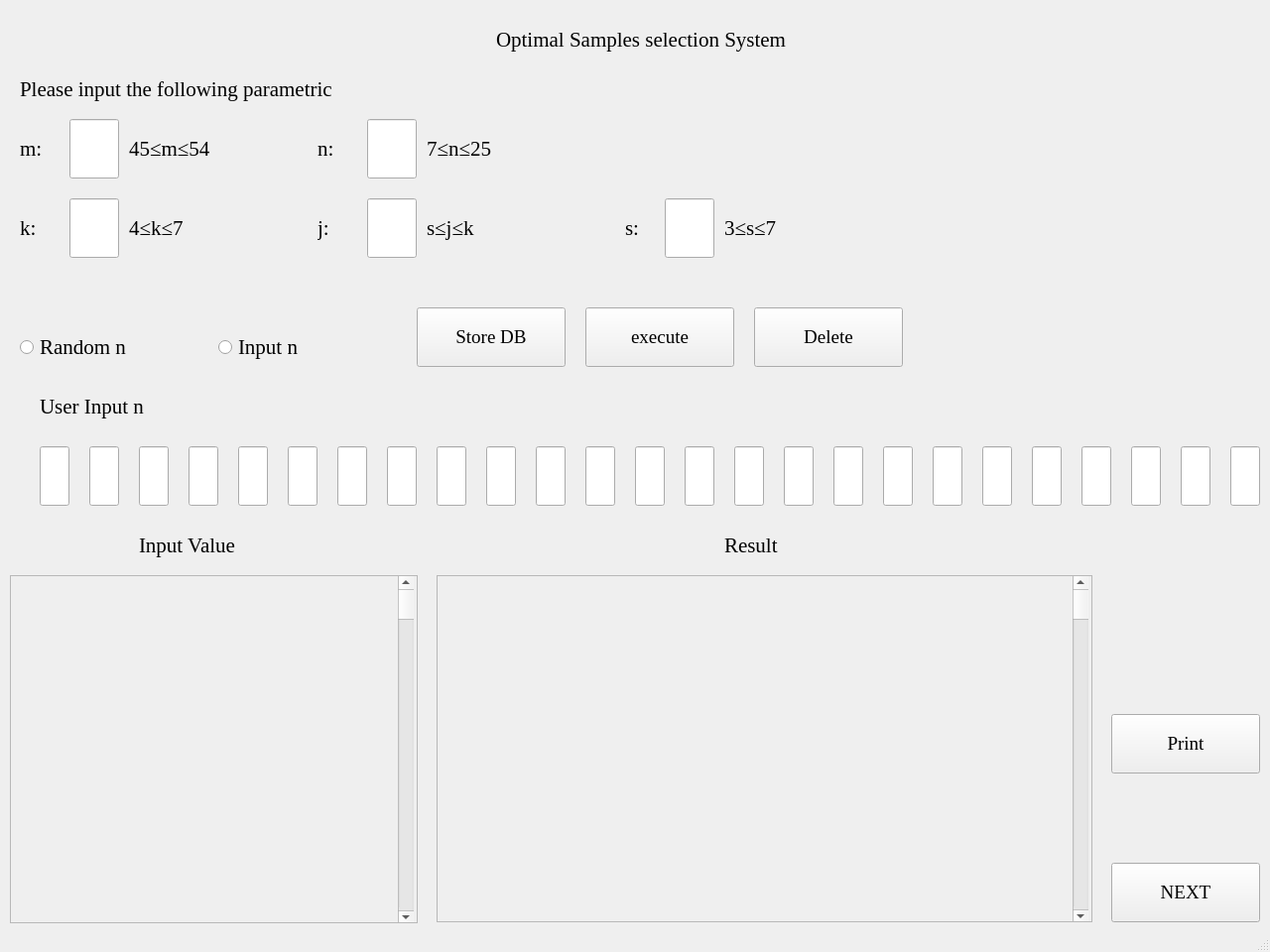
<?xml version="1.0" encoding="UTF-8"?>
<ui version="4.0">
 <class>S1</class>
 <widget class="QMainWindow" name="S1">
  <property name="enabled">
   <bool>true</bool>
  </property>
  <property name="geometry">
   <rect>
    <x>0</x>
    <y>0</y>
    <width>1280</width>
    <height>960</height>
   </rect>
  </property>
  <property name="minimumSize">
   <size>
    <width>1280</width>
    <height>960</height>
   </size>
  </property>
  <property name="maximumSize">
   <size>
    <width>1280</width>
    <height>960</height>
   </size>
  </property>
  <property name="font">
   <font>
    <family>Times New Roman</family>
   </font>
  </property>
  <property name="mouseTracking">
   <bool>false</bool>
  </property>
  <property name="windowTitle">
   <string>Optimal samples selection System</string>
  </property>
  <widget class="QWidget" name="centralwidget">
   <widget class="QPushButton" name="NEXTbutton">
    <property name="geometry">
     <rect>
      <x>1120</x>
      <y>870</y>
      <width>150</width>
      <height>60</height>
     </rect>
    </property>
    <property name="font">
     <font>
      <family>Times New Roman</family>
      <pointsize>14</pointsize>
     </font>
    </property>
    <property name="text">
     <string>NEXT</string>
    </property>
   </widget>
   <widget class="QLabel" name="label">
    <property name="geometry">
     <rect>
      <x>500</x>
      <y>10</y>
      <width>700</width>
      <height>60</height>
     </rect>
    </property>
    <property name="font">
     <font>
      <family>Times New Roman</family>
      <pointsize>16</pointsize>
     </font>
    </property>
    <property name="text">
     <string>Optimal Samples selection System</string>
    </property>
   </widget>
   <widget class="QScrollArea" name="ValueInput">
    <property name="geometry">
     <rect>
      <x>10</x>
      <y>580</y>
      <width>411</width>
      <height>351</height>
     </rect>
    </property>
    <property name="widgetResizable">
     <bool>true</bool>
    </property>
    <widget class="QWidget" name="scrollAreaWidgetContents">
     <property name="geometry">
      <rect>
       <x>0</x>
       <y>0</y>
       <width>409</width>
       <height>349</height>
      </rect>
     </property>
     <widget class="QScrollBar" name="verticalScrollBar">
      <property name="geometry">
       <rect>
        <x>390</x>
        <y>0</y>
        <width>16</width>
        <height>351</height>
       </rect>
      </property>
      <property name="orientation">
       <enum>Qt::Vertical</enum>
      </property>
     </widget>
    </widget>
   </widget>
   <widget class="QScrollArea" name="Result">
    <property name="geometry">
     <rect>
      <x>440</x>
      <y>580</y>
      <width>661</width>
      <height>350</height>
     </rect>
    </property>
    <property name="widgetResizable">
     <bool>true</bool>
    </property>
    <widget class="QWidget" name="scrollAreaWidgetContents_2">
     <property name="geometry">
      <rect>
       <x>0</x>
       <y>0</y>
       <width>659</width>
       <height>348</height>
      </rect>
     </property>
     <widget class="QScrollBar" name="verticalScrollBar_2">
      <property name="geometry">
       <rect>
        <x>640</x>
        <y>0</y>
        <width>16</width>
        <height>350</height>
       </rect>
      </property>
      <property name="orientation">
       <enum>Qt::Vertical</enum>
      </property>
     </widget>
    </widget>
   </widget>
   <widget class="QPushButton" name="Printbutton">
    <property name="geometry">
     <rect>
      <x>1120</x>
      <y>720</y>
      <width>150</width>
      <height>60</height>
     </rect>
    </property>
    <property name="font">
     <font>
      <family>Times New Roman</family>
      <pointsize>14</pointsize>
     </font>
    </property>
    <property name="text">
     <string>Print</string>
    </property>
   </widget>
   <widget class="QLabel" name="label_2">
    <property name="geometry">
     <rect>
      <x>140</x>
      <y>520</y>
      <width>131</width>
      <height>60</height>
     </rect>
    </property>
    <property name="font">
     <font>
      <family>Times New Roman</family>
      <pointsize>16</pointsize>
     </font>
    </property>
    <property name="text">
     <string>Input Value</string>
    </property>
   </widget>
   <widget class="QLabel" name="label_3">
    <property name="geometry">
     <rect>
      <x>730</x>
      <y>520</y>
      <width>131</width>
      <height>60</height>
     </rect>
    </property>
    <property name="font">
     <font>
      <family>Times New Roman</family>
      <pointsize>16</pointsize>
     </font>
    </property>
    <property name="text">
     <string>Result</string>
    </property>
   </widget>
   <widget class="QLabel" name="label_4">
    <property name="geometry">
     <rect>
      <x>40</x>
      <y>380</y>
      <width>300</width>
      <height>60</height>
     </rect>
    </property>
    <property name="font">
     <font>
      <family>Times New Roman</family>
      <pointsize>16</pointsize>
     </font>
    </property>
    <property name="text">
     <string>User Input n</string>
    </property>
   </widget>
   <widget class="QLineEdit" name="lineEdit">
    <property name="geometry">
     <rect>
      <x>40</x>
      <y>450</y>
      <width>30</width>
      <height>60</height>
     </rect>
    </property>
   </widget>
   <widget class="QLineEdit" name="lineEdit_2">
    <property name="geometry">
     <rect>
      <x>90</x>
      <y>450</y>
      <width>30</width>
      <height>60</height>
     </rect>
    </property>
   </widget>
   <widget class="QLineEdit" name="lineEdit_26">
    <property name="geometry">
     <rect>
      <x>670</x>
      <y>200</y>
      <width>50</width>
      <height>60</height>
     </rect>
    </property>
   </widget>
   <widget class="QLineEdit" name="lineEdit_27">
    <property name="geometry">
     <rect>
      <x>70</x>
      <y>120</y>
      <width>50</width>
      <height>60</height>
     </rect>
    </property>
   </widget>
   <widget class="QLineEdit" name="lineEdit_28">
    <property name="geometry">
     <rect>
      <x>70</x>
      <y>200</y>
      <width>50</width>
      <height>60</height>
     </rect>
    </property>
   </widget>
   <widget class="QLineEdit" name="lineEdit_29">
    <property name="geometry">
     <rect>
      <x>370</x>
      <y>120</y>
      <width>50</width>
      <height>60</height>
     </rect>
    </property>
   </widget>
   <widget class="QLineEdit" name="lineEdit_30">
    <property name="geometry">
     <rect>
      <x>370</x>
      <y>200</y>
      <width>50</width>
      <height>60</height>
     </rect>
    </property>
   </widget>
   <widget class="QLabel" name="label_5">
    <property name="geometry">
     <rect>
      <x>20</x>
      <y>60</y>
      <width>491</width>
      <height>60</height>
     </rect>
    </property>
    <property name="font">
     <font>
      <family>Times New Roman</family>
      <pointsize>16</pointsize>
     </font>
    </property>
    <property name="text">
     <string>Please input the following parametric</string>
    </property>
   </widget>
   <widget class="QLabel" name="label_6">
    <property name="geometry">
     <rect>
      <x>20</x>
      <y>120</y>
      <width>40</width>
      <height>60</height>
     </rect>
    </property>
    <property name="font">
     <font>
      <family>Times New Roman</family>
      <pointsize>16</pointsize>
     </font>
    </property>
    <property name="text">
     <string>m:</string>
    </property>
   </widget>
   <widget class="QLabel" name="label_7">
    <property name="geometry">
     <rect>
      <x>130</x>
      <y>120</y>
      <width>200</width>
      <height>60</height>
     </rect>
    </property>
    <property name="font">
     <font>
      <family>Times New Roman</family>
      <pointsize>16</pointsize>
     </font>
    </property>
    <property name="text">
     <string>45≤m≤54</string>
    </property>
   </widget>
   <widget class="QLabel" name="label_8">
    <property name="geometry">
     <rect>
      <x>320</x>
      <y>120</y>
      <width>40</width>
      <height>60</height>
     </rect>
    </property>
    <property name="font">
     <font>
      <family>Times New Roman</family>
      <pointsize>16</pointsize>
     </font>
    </property>
    <property name="text">
     <string>n:</string>
    </property>
   </widget>
   <widget class="QLabel" name="label_9">
    <property name="geometry">
     <rect>
      <x>430</x>
      <y>120</y>
      <width>200</width>
      <height>60</height>
     </rect>
    </property>
    <property name="font">
     <font>
      <family>Times New Roman</family>
      <pointsize>16</pointsize>
     </font>
    </property>
    <property name="text">
     <string>7≤n≤25</string>
    </property>
   </widget>
   <widget class="QLabel" name="label_10">
    <property name="geometry">
     <rect>
      <x>20</x>
      <y>200</y>
      <width>40</width>
      <height>60</height>
     </rect>
    </property>
    <property name="font">
     <font>
      <family>Times New Roman</family>
      <pointsize>16</pointsize>
     </font>
    </property>
    <property name="text">
     <string>k:</string>
    </property>
   </widget>
   <widget class="QLabel" name="label_11">
    <property name="geometry">
     <rect>
      <x>130</x>
      <y>200</y>
      <width>200</width>
      <height>60</height>
     </rect>
    </property>
    <property name="font">
     <font>
      <family>Times New Roman</family>
      <pointsize>16</pointsize>
     </font>
    </property>
    <property name="text">
     <string>4≤k≤7</string>
    </property>
   </widget>
   <widget class="QLabel" name="label_12">
    <property name="geometry">
     <rect>
      <x>320</x>
      <y>200</y>
      <width>40</width>
      <height>60</height>
     </rect>
    </property>
    <property name="font">
     <font>
      <family>Times New Roman</family>
      <pointsize>16</pointsize>
     </font>
    </property>
    <property name="text">
     <string>j:</string>
    </property>
   </widget>
   <widget class="QLabel" name="label_13">
    <property name="geometry">
     <rect>
      <x>430</x>
      <y>200</y>
      <width>200</width>
      <height>60</height>
     </rect>
    </property>
    <property name="font">
     <font>
      <family>Times New Roman</family>
      <pointsize>16</pointsize>
     </font>
    </property>
    <property name="text">
     <string>s≤j≤k</string>
    </property>
   </widget>
   <widget class="QLabel" name="label_14">
    <property name="geometry">
     <rect>
      <x>630</x>
      <y>200</y>
      <width>40</width>
      <height>60</height>
     </rect>
    </property>
    <property name="font">
     <font>
      <family>Times New Roman</family>
      <pointsize>16</pointsize>
     </font>
    </property>
    <property name="text">
     <string>s:</string>
    </property>
   </widget>
   <widget class="QLabel" name="label_15">
    <property name="geometry">
     <rect>
      <x>730</x>
      <y>200</y>
      <width>200</width>
      <height>60</height>
     </rect>
    </property>
    <property name="font">
     <font>
      <family>Times New Roman</family>
      <pointsize>16</pointsize>
     </font>
    </property>
    <property name="text">
     <string>3≤s≤7</string>
    </property>
   </widget>
   <widget class="QRadioButton" name="radioButton">
    <property name="geometry">
     <rect>
      <x>20</x>
      <y>320</y>
      <width>200</width>
      <height>60</height>
     </rect>
    </property>
    <property name="font">
     <font>
      <family>Times New Roman</family>
      <pointsize>16</pointsize>
     </font>
    </property>
    <property name="text">
     <string>Random n</string>
    </property>
   </widget>
   <widget class="QRadioButton" name="radioButton_2">
    <property name="geometry">
     <rect>
      <x>220</x>
      <y>320</y>
      <width>200</width>
      <height>60</height>
     </rect>
    </property>
    <property name="font">
     <font>
      <family>Times New Roman</family>
      <pointsize>16</pointsize>
     </font>
    </property>
    <property name="text">
     <string>Input n</string>
    </property>
   </widget>
   <widget class="QPushButton" name="pushButton">
    <property name="geometry">
     <rect>
      <x>420</x>
      <y>310</y>
      <width>150</width>
      <height>60</height>
     </rect>
    </property>
    <property name="font">
     <font>
      <family>Times New Roman</family>
      <pointsize>14</pointsize>
     </font>
    </property>
    <property name="text">
     <string>Store DB</string>
    </property>
   </widget>
   <widget class="QPushButton" name="pushButton_2">
    <property name="geometry">
     <rect>
      <x>590</x>
      <y>310</y>
      <width>150</width>
      <height>60</height>
     </rect>
    </property>
    <property name="font">
     <font>
      <family>Times New Roman</family>
      <pointsize>14</pointsize>
     </font>
    </property>
    <property name="text">
     <string>execute</string>
    </property>
   </widget>
   <widget class="QPushButton" name="pushButton_3">
    <property name="geometry">
     <rect>
      <x>760</x>
      <y>310</y>
      <width>150</width>
      <height>60</height>
     </rect>
    </property>
    <property name="font">
     <font>
      <family>Times New Roman</family>
      <pointsize>14</pointsize>
     </font>
    </property>
    <property name="text">
     <string>Delete</string>
    </property>
   </widget>
   <widget class="QLineEdit" name="lineEdit_3">
    <property name="geometry">
     <rect>
      <x>140</x>
      <y>450</y>
      <width>30</width>
      <height>60</height>
     </rect>
    </property>
   </widget>
   <widget class="QLineEdit" name="lineEdit_4">
    <property name="geometry">
     <rect>
      <x>190</x>
      <y>450</y>
      <width>30</width>
      <height>60</height>
     </rect>
    </property>
   </widget>
   <widget class="QLineEdit" name="lineEdit_5">
    <property name="geometry">
     <rect>
      <x>390</x>
      <y>450</y>
      <width>30</width>
      <height>60</height>
     </rect>
    </property>
   </widget>
   <widget class="QLineEdit" name="lineEdit_6">
    <property name="geometry">
     <rect>
      <x>240</x>
      <y>450</y>
      <width>30</width>
      <height>60</height>
     </rect>
    </property>
   </widget>
   <widget class="QLineEdit" name="lineEdit_7">
    <property name="geometry">
     <rect>
      <x>290</x>
      <y>450</y>
      <width>30</width>
      <height>60</height>
     </rect>
    </property>
   </widget>
   <widget class="QLineEdit" name="lineEdit_8">
    <property name="geometry">
     <rect>
      <x>340</x>
      <y>450</y>
      <width>30</width>
      <height>60</height>
     </rect>
    </property>
   </widget>
   <widget class="QLineEdit" name="lineEdit_9">
    <property name="geometry">
     <rect>
      <x>590</x>
      <y>450</y>
      <width>30</width>
      <height>60</height>
     </rect>
    </property>
   </widget>
   <widget class="QLineEdit" name="lineEdit_10">
    <property name="geometry">
     <rect>
      <x>790</x>
      <y>450</y>
      <width>30</width>
      <height>60</height>
     </rect>
    </property>
   </widget>
   <widget class="QLineEdit" name="lineEdit_11">
    <property name="geometry">
     <rect>
      <x>440</x>
      <y>450</y>
      <width>30</width>
      <height>60</height>
     </rect>
    </property>
   </widget>
   <widget class="QLineEdit" name="lineEdit_12">
    <property name="geometry">
     <rect>
      <x>640</x>
      <y>450</y>
      <width>30</width>
      <height>60</height>
     </rect>
    </property>
   </widget>
   <widget class="QLineEdit" name="lineEdit_13">
    <property name="geometry">
     <rect>
      <x>490</x>
      <y>450</y>
      <width>30</width>
      <height>60</height>
     </rect>
    </property>
   </widget>
   <widget class="QLineEdit" name="lineEdit_14">
    <property name="geometry">
     <rect>
      <x>740</x>
      <y>450</y>
      <width>30</width>
      <height>60</height>
     </rect>
    </property>
   </widget>
   <widget class="QLineEdit" name="lineEdit_15">
    <property name="geometry">
     <rect>
      <x>690</x>
      <y>450</y>
      <width>30</width>
      <height>60</height>
     </rect>
    </property>
   </widget>
   <widget class="QLineEdit" name="lineEdit_16">
    <property name="geometry">
     <rect>
      <x>540</x>
      <y>450</y>
      <width>30</width>
      <height>60</height>
     </rect>
    </property>
   </widget>
   <widget class="QLineEdit" name="lineEdit_17">
    <property name="geometry">
     <rect>
      <x>990</x>
      <y>450</y>
      <width>30</width>
      <height>60</height>
     </rect>
    </property>
   </widget>
   <widget class="QLineEdit" name="lineEdit_18">
    <property name="geometry">
     <rect>
      <x>1190</x>
      <y>450</y>
      <width>30</width>
      <height>60</height>
     </rect>
    </property>
   </widget>
   <widget class="QLineEdit" name="lineEdit_19">
    <property name="geometry">
     <rect>
      <x>840</x>
      <y>450</y>
      <width>30</width>
      <height>60</height>
     </rect>
    </property>
   </widget>
   <widget class="QLineEdit" name="lineEdit_20">
    <property name="geometry">
     <rect>
      <x>1040</x>
      <y>450</y>
      <width>30</width>
      <height>60</height>
     </rect>
    </property>
   </widget>
   <widget class="QLineEdit" name="lineEdit_21">
    <property name="geometry">
     <rect>
      <x>890</x>
      <y>450</y>
      <width>30</width>
      <height>60</height>
     </rect>
    </property>
   </widget>
   <widget class="QLineEdit" name="lineEdit_22">
    <property name="geometry">
     <rect>
      <x>1140</x>
      <y>450</y>
      <width>30</width>
      <height>60</height>
     </rect>
    </property>
   </widget>
   <widget class="QLineEdit" name="lineEdit_23">
    <property name="geometry">
     <rect>
      <x>1090</x>
      <y>450</y>
      <width>30</width>
      <height>60</height>
     </rect>
    </property>
   </widget>
   <widget class="QLineEdit" name="lineEdit_24">
    <property name="geometry">
     <rect>
      <x>940</x>
      <y>450</y>
      <width>30</width>
      <height>60</height>
     </rect>
    </property>
   </widget>
   <widget class="QLineEdit" name="lineEdit_25">
    <property name="geometry">
     <rect>
      <x>1240</x>
      <y>450</y>
      <width>30</width>
      <height>60</height>
     </rect>
    </property>
   </widget>
  </widget>
  <widget class="QStatusBar" name="statusbar"/>
 </widget>
 <resources/>
 <connections/>
</ui>
